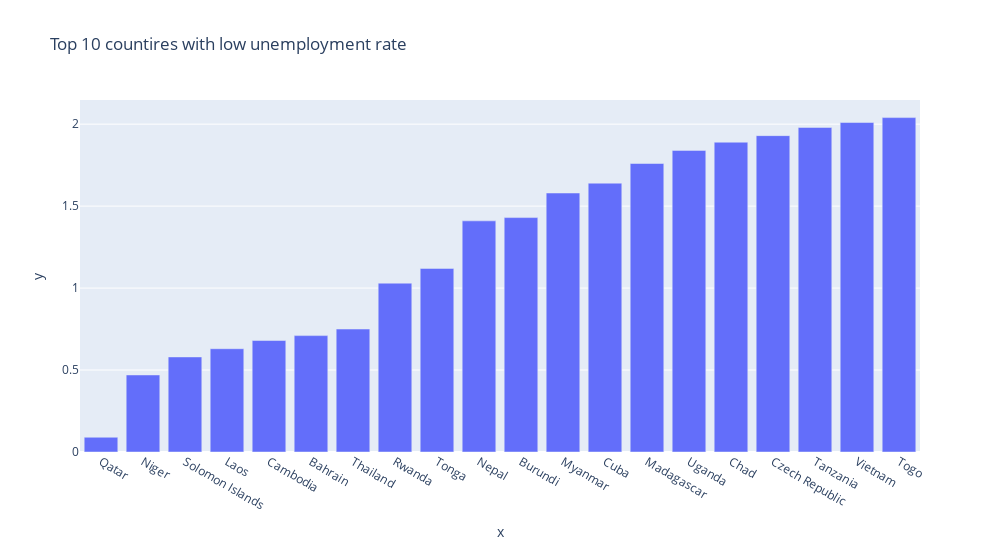

Source (notebook cell):
### Code cell
a=df.groupby('Country').agg({'Unemployment rate':'sum'}).sort_values(by='Unemployment rate',ascending=True).head(20).reset_index()
fig=px.bar(x=a.Country,y=a['Unemployment rate'],title='Top 10 countires with low unemployment rate')
fig.update_layout(width=1000,height=550)
fig.show()

### Figure 1 — Plotly figure (JSON) as saved in the notebook; plotly's stock layout.template omitted (floating-point values rounded to 4 significant figures)
{"data": [{"alignmentgroup": "True", "hovertemplate": "x=%{x}<br>y=%{y}<extra></extra>", "legendgroup": "", "marker": {"color": "#636efa", "pattern": {"shape": ""}}, "name": "", "offsetgroup": "", "orientation": "v", "showlegend": false, "textposition": "auto", "type": "bar", "x": ["Qatar", "Niger", "Solomon Islands", "Laos", "Cambodia", "Bahrain", "Thailand", "Rwanda", "Tonga", "Nepal", "Burundi", "Myanmar", "Cuba", "Madagascar", "Uganda", "Chad", "Czech Republic", "Tanzania", "Vietnam", "Togo"], "xaxis": "x", "y": [0.09, 0.47, 0.58, 0.63, 0.68, 0.71, 0.75, 1.03, 1.12, 1.41, 1.43, 1.58, 1.64, 1.76, 1.84, 1.89, 1.93, 1.98, 2.01, 2.04], "yaxis": "y"}], "layout": {"barmode": "relative", "height": 550, "legend": {"tracegroupgap": 0}, "title": {"text": "Top 10 countires with low unemployment rate"}, "width": 1000, "xaxis": {"anchor": "y", "autorange": true, "domain": [0, 1], "range": [-0.5, 19.5], "title": {"text": "x"}, "type": "category"}, "yaxis": {"anchor": "x", "autorange": true, "domain": [0, 1], "range": [0, 2.147], "title": {"text": "y"}, "type": "linear"}}}
